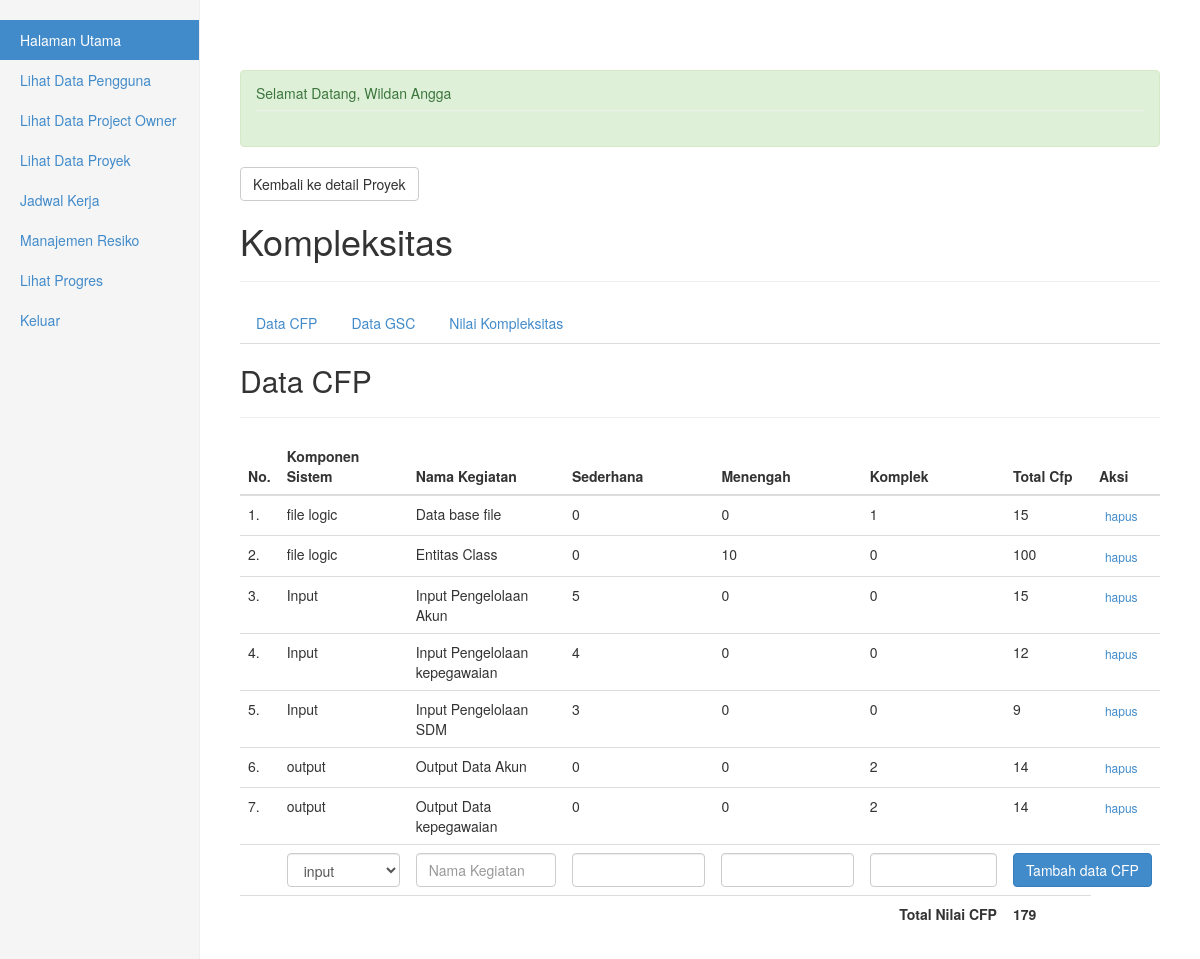
The app's page /admin/beranda.php?page=detailproyek_kompleksitas.php&id=5 (signed in) with its own data.
### tables this page shows
CREATE TABLE IF NOT EXISTS `user` (
`id_user` int(11) NOT NULL,
  `nip` varchar(20) DEFAULT NULL,
  `nama` varchar(100) NOT NULL,
  `username` char(30) NOT NULL,
  `password` varchar(45) NOT NULL,
  `email` varchar(30) NOT NULL,
  `status` varchar(20) NOT NULL
);

CREATE TABLE IF NOT EXISTS `proyek_cfp` (
`id` int(11) NOT NULL,
  `id_proyek` int(11) NOT NULL,
  `komponen_sistem` varchar(20) NOT NULL,
  `nama_kegiatan` varchar(100) NOT NULL,
  `sederhana` int(11) NOT NULL,
  `menengah` int(11) NOT NULL,
  `komplek` int(11) NOT NULL,
  `total` int(11) NOT NULL
);

### komponen/library.php (called while the page is built, shortened)
<?php
    function total_nilai_cfp($id_proyek)
    {
        $total = 0;
        $q = mysql_query("SELECT * FROM proyek_cfp WHERE id_proyek='$id_proyek'");
        while($d = mysql_fetch_object($q))
        {
            $total = $total + $d->total;
        }
        return $total;
    }

### admin/detailproyek_kompleksitas.php (the view, shortened to what this page needs)
<?php
          if(!empty($_GET['id']))
          {
              $id_proyek = $_GET['id'];
          }
          else
          {
              header("location:beranda.php");
          }
?>
      <a href="beranda.php?page=detailproyek.php&id=<?php echo $id_proyek; ?>" class="btn btn-default">Kembali ke detail Proyek</a>
      <h1 class="">Kompleksitas</h1>
      <hr>
      <div>
          <ul class="nav nav-tabs">
              <li><a href="#data-cfp" class="nav active" data-toggle="tab">Data CFP</a> </li>
              <li><a href="#data-gsc" class="nav" data-toggle="tab">Data GSC</a> </li>
              <li><a href="#nilai-kompleksitas" class="nav" data-toggle="tab">Nilai Kompleksitas</a></li>
          </ul>
          <div class="tab-content">
              <div class="tab-pane active" id="data-cfp">
                  <h2>Data CFP</h2>
                  <hr>
                  <form action="#data-cfp" method="post">
                      <table class="table">
                          <thead>
                          <tr>
                              <th>No.</th>
                              <th>Komponen Sistem</th>
                              <th>Nama Kegiatan</th>
                              <th>Sederhana</th>
                              <th>Menengah</th>
                              <th>Komplek</th>
                              <th>Total Cfp</th>
                              <th>Aksi</th>
                          </tr>
                          </thead>
                          <tbody>
                          <?php
                          $i = 1;
                          $q_cfp = mysql_query("SELECT * FROM proyek_cfp WHERE id_proyek='$id_proyek' ORDER BY komponen_sistem ASC");
                          while($d_cfp = mysql_fetch_object($q_cfp)):
                              ?>
                              <tr id="cfp-<?php echo $d_cfp->id; ?>">
                                  <td><?php echo $i++; ?>.</td>
                                  <td><?php echo $d_cfp->komponen_sistem; ?></td>
                                  <td><?php echo $d_cfp->nama_kegiatan; ?></td>
                                  <td><?php echo $d_cfp->sederhana; ?></td>
                                  <td><?php echo $d_cfp->menengah; ?></td>
                                  <td><?php echo $d_cfp->komplek; ?></td>
                                  <td><?php echo $d_cfp->total; ?></td>
                                  <td>
                                      <button type="button" data-id="<?php echo $d_cfp->id; ?>" class="delete_proyek_cfp btn btn-link btn-xs">hapus</button>
                                  </td>
                              </tr>
                          <?php
                          endwhile;
                          ?>
                          </tbody>
                          <tfoot>
                          <tr>
                              <th colspan="6" class="text-right">Total Nilai CFP</th>
                              <th><?php echo $total_nilai_cfp = total_nilai_cfp($id_proyek); ?></th>
                          </tr>
                          </tfoot>
                          <tfoot>
                          <tr>
                              <td></td>
                              <td colspan="1">
                                  <select class="form-control" name="komponen_sistem">
                                      <option>input</option>
                                  </select>
                              </td>
                              <td><input type="text" name="nama_kegiatan" class="form-control" placeholder="Nama Kegiatan"></td>
                              <td><input type="text" name="sederhana" class="form-control" placeholder=""></td>
                              <td><input type="text" name="menengah" class="form-control" placeholder=""></td>
                              <td><input type="text" name="komplek" class="form-control" placeholder=""></td>
                              <td colspan="2"><button type="submit" name="add_data_cfp" class="btn btn-primary">Tambah data CFP</button> </td>
                          </tr>
                          </tfoot>
                      </table>
                  </form>
              </div>
          </div>
      </div>

### admin/beranda.php (shortened to what this page needs)
<?php
    include "../komponen/library.php";
	$username = isset($_SESSION['username']) ? $_SESSION['username'] : 'Variabel belum terbentuk';
	if ($_SESSION['username'])
	{
		$sql = mysql_query("SELECT * FROM user WHERE username = '$username'");
		$data = mysql_fetch_array($sql);
?>
<!DOCTYPE html>
<html lang="en">
	<head>
	    <link href="../assets/css/bootstrap.css" rel="stylesheet">
	    <link href="../assets/css/dashboard.css" rel="stylesheet">
	    <link href="../assets/css/bootstrap-datepicker.css" rel="stylesheet">
	    <link href="../assets/css/datatable.css" rel="stylesheet">
        <link href="../css/fullcalendar/fullcalendar.css" rel="stylesheet">
	</head>
	<body>
		<div class="container-fluid">
			<div class="row">
				<div class="col-sm-3 col-md-2 sidebar" id="sidebar">
					<ul class="nav nav-sidebar">
							<li class="active"><a href="?page=beranda.php">Halaman Utama</a></li>
							<?php if($data['status'] == "MANAGER" ){ ?>
							<li><a href="?page=datauser.php">Manajemen Pengguna</a></li>
							<li><a href="?page=dataclient.php">Manajemen Project Owner</a></li>
							<li><a href="?page=dataproyek.php">Data Proyek</a></li>
							<li><a href="?page=dataprogres.php">Lihat Progres</a></li>
						<?php } else if($data['status'] == "DEVELOPER" ){ ?>
							<li><a href="?page=ldatauser.php">Lihat Data Pengguna</a></li>
							<li><a href="?page=ldataclient.php">Lihat Data Project Owner</a></li>
							<li><a href="?page=ldataproyek.php">Lihat Data Proyek</a></li>
							<li><a href="?page=datajadwal.php">Jadwal Kerja</a></li>
							<li><a href="?page=dataresiko.php">Manajemen Resiko</a></li>
							<li><a href="?page=dataprogres.php">Lihat Progres</a></li>
						<?php } ?>
							<li><a href="logout.php">Keluar</a></li>
			        </ul>
				</div>
				<div class="col-sm-9 col-sm-offset-3 col-md-10 col-md-offset-2 main">
                    <div class="alert alert-success ">
                        <h5 class="page-header">Selamat Datang, <?php echo $data['nama'];?></h5>
                    </div>
					<?php
						@$page=$_GET["page"];
						switch($page)
						{
                            case "detailproyek_kompleksitas.php" : include "detailproyek_kompleksitas.php"; break;
                        }
					?>
				</div>
			</div>
		</div>
	</body>
</html>
<?php
	}
?>

### assets/css/dashboard.css (style rules this page uses)
body { padding-top: 50px; }
.sidebar { display: none; }
@media (min-width: 768px) { .sidebar { position: fixed; top: 0; bottom: 0; left: 0; z-index: 1000; display: block; padding: 20px; overflow-x: hidden; overflow-y: auto; background-color: #f5f5f5; border-right: 1px solid #eee; } }
.nav-sidebar { margin-right: -21px; margin-bottom: 20px; margin-left: -20px; }
.nav-sidebar > li > a { padding-right: 20px; padding-left: 20px; }
.nav-sidebar > .active > a, .nav-sidebar > .active > a:hover, .nav-sidebar > .active > a:focus { color: #fff; background-color: #428bca; }
.main { padding: 20px; }
@media (min-width: 768px) { .main { padding-right: 40px; padding-left: 40px; } }
.main .page-header { margin-top: 0; }

### records on screen
user: nama "Wildan Angga"
proyek_cfp: komponen_sistem "file logic", nama_kegiatan "Data base file", sederhana "0", menengah "0", komplek "1", total "15"
proyek_cfp: komponen_sistem "file logic", nama_kegiatan "Entitas Class", sederhana "0", menengah "10", komplek "0", total "100"
proyek_cfp: komponen_sistem "Input", nama_kegiatan "Input Pengelolaan Akun", sederhana "5", menengah "0", komplek "0", total "15"
proyek_cfp: komponen_sistem "Input", nama_kegiatan "Input Pengelolaan kepegawaian", sederhana "4", menengah "0", komplek "0", total "12"
proyek_cfp: komponen_sistem "Input", nama_kegiatan "Input Pengelolaan SDM", sederhana "3", menengah "0", komplek "0", total "9"
proyek_cfp: komponen_sistem "output", nama_kegiatan "Output Data Akun", sederhana "0", menengah "0", komplek "2", total "14"
proyek_cfp: komponen_sistem "output", nama_kegiatan "Output Data kepegawaian", sederhana "0", menengah "0", komplek "2", total "14"

### other values on screen
$total_nilai_cfp = total_nilai_cfp($id_proyek) "179"
